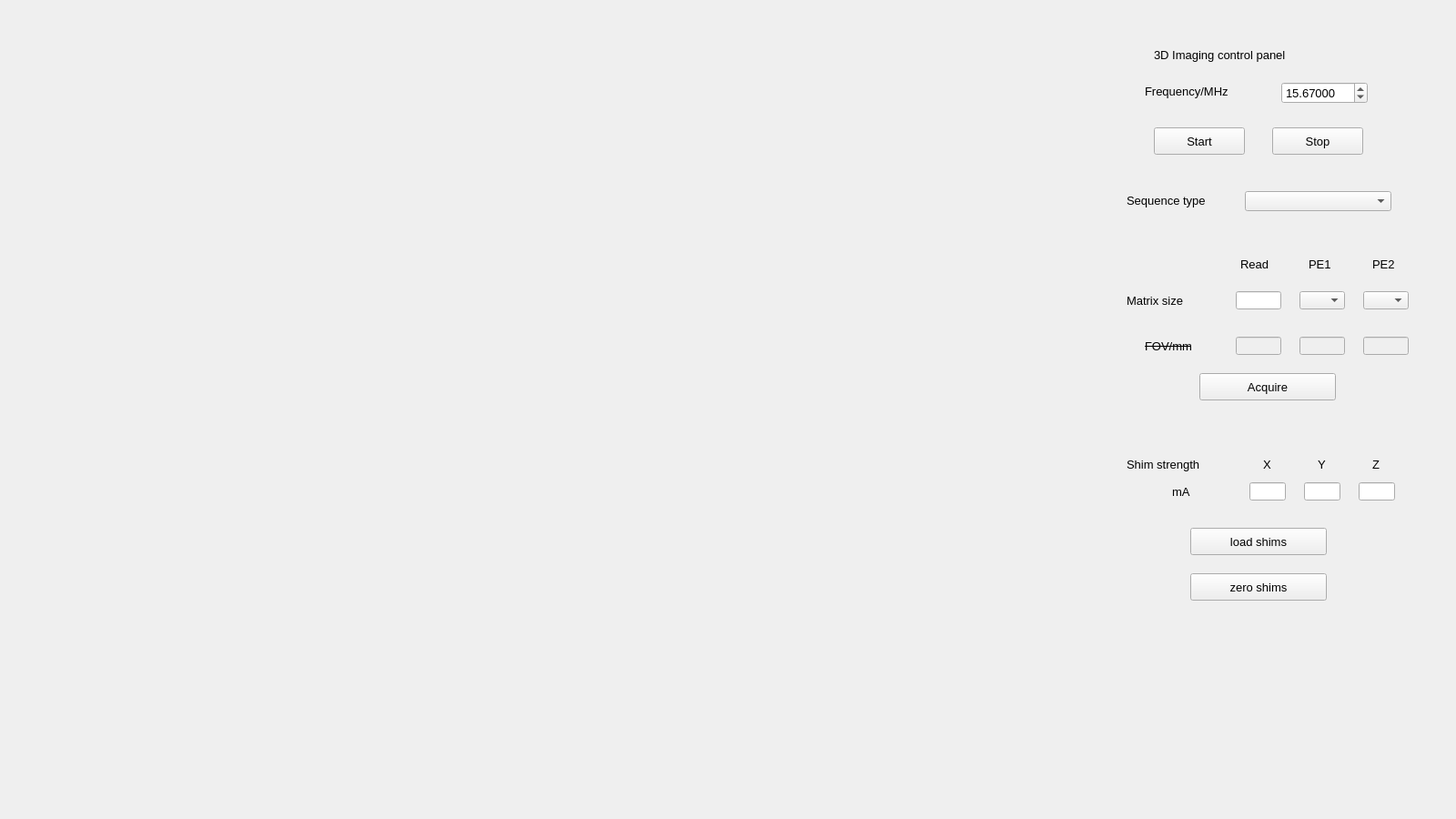
<?xml version="1.0" encoding="UTF-8"?>
<ui version="4.0">
 <class>mri_imag_Widget_1</class>
 <widget class="QWidget" name="mri_imag_Widget_1">
  <property name="geometry">
   <rect>
    <x>0</x>
    <y>0</y>
    <width>1600</width>
    <height>900</height>
   </rect>
  </property>
  <property name="windowTitle">
   <string>Imag</string>
  </property>
  <layout class="QHBoxLayout" name="horizontalLayout">
   <item>
    <widget class="QWidget" name="plotWidget" native="true">
     <property name="sizePolicy">
      <sizepolicy hsizetype="Expanding" vsizetype="Preferred">
       <horstretch>0</horstretch>
       <verstretch>0</verstretch>
      </sizepolicy>
     </property>
     <property name="minimumSize">
      <size>
       <width>0</width>
       <height>0</height>
      </size>
     </property>
     <layout class="QVBoxLayout" name="plotLayout"/>
    </widget>
   </item>
   <item>
    <widget class="QWidget" name="controlWidget" native="true">
     <property name="enabled">
      <bool>true</bool>
     </property>
     <property name="sizePolicy">
      <sizepolicy hsizetype="Preferred" vsizetype="Preferred">
       <horstretch>0</horstretch>
       <verstretch>0</verstretch>
      </sizepolicy>
     </property>
     <property name="minimumSize">
      <size>
       <width>400</width>
       <height>850</height>
      </size>
     </property>
     <property name="font">
      <font>
       <pointsize>10</pointsize>
      </font>
     </property>
     <layout class="QHBoxLayout" name="horizontalLayout_2">
      <item>
       <widget class="QWidget" name="widget" native="true">
        <widget class="QLabel" name="pe1">
         <property name="geometry">
          <rect>
           <x>240</x>
           <y>260</y>
           <width>31</width>
           <height>20</height>
          </rect>
         </property>
         <property name="text">
          <string>PE1</string>
         </property>
        </widget>
        <widget class="QComboBox" name="npe2">
         <property name="geometry">
          <rect>
           <x>300</x>
           <y>300</y>
           <width>50</width>
           <height>20</height>
          </rect>
         </property>
        </widget>
        <widget class="QLineEdit" name="shim_x">
         <property name="geometry">
          <rect>
           <x>175</x>
           <y>510</y>
           <width>40</width>
           <height>20</height>
          </rect>
         </property>
         <property name="text">
          <string/>
         </property>
         <property name="readOnly">
          <bool>true</bool>
         </property>
        </widget>
        <widget class="QLabel" name="freqLabel">
         <property name="geometry">
          <rect>
           <x>60</x>
           <y>70</y>
           <width>131</width>
           <height>20</height>
          </rect>
         </property>
         <property name="text">
          <string>Frequency/MHz</string>
         </property>
        </widget>
        <widget class="QLineEdit" name="FOV1">
         <property name="enabled">
          <bool>false</bool>
         </property>
         <property name="geometry">
          <rect>
           <x>160</x>
           <y>350</y>
           <width>50</width>
           <height>20</height>
          </rect>
         </property>
         <property name="text">
          <string/>
         </property>
        </widget>
        <widget class="QPushButton" name="acquireButton">
         <property name="geometry">
          <rect>
           <x>120</x>
           <y>390</y>
           <width>150</width>
           <height>30</height>
          </rect>
         </property>
         <property name="text">
          <string>Acquire</string>
         </property>
        </widget>
        <widget class="QPushButton" name="zeroShimButton">
         <property name="geometry">
          <rect>
           <x>110</x>
           <y>610</y>
           <width>150</width>
           <height>30</height>
          </rect>
         </property>
         <property name="text">
          <string>zero shims</string>
         </property>
        </widget>
        <widget class="QPushButton" name="startButton">
         <property name="geometry">
          <rect>
           <x>70</x>
           <y>120</y>
           <width>100</width>
           <height>30</height>
          </rect>
         </property>
         <property name="text">
          <string>Start</string>
         </property>
        </widget>
        <widget class="QLabel" name="matSizeLabel">
         <property name="geometry">
          <rect>
           <x>40</x>
           <y>300</y>
           <width>101</width>
           <height>20</height>
          </rect>
         </property>
         <property name="text">
          <string>Matrix size</string>
         </property>
        </widget>
        <widget class="QLineEdit" name="shim_y">
         <property name="geometry">
          <rect>
           <x>235</x>
           <y>510</y>
           <width>40</width>
           <height>20</height>
          </rect>
         </property>
         <property name="text">
          <string/>
         </property>
         <property name="readOnly">
          <bool>true</bool>
         </property>
        </widget>
        <widget class="QComboBox" name="npe">
         <property name="geometry">
          <rect>
           <x>230</x>
           <y>300</y>
           <width>50</width>
           <height>20</height>
          </rect>
         </property>
        </widget>
        <widget class="QLineEdit" name="FOV2">
         <property name="enabled">
          <bool>false</bool>
         </property>
         <property name="geometry">
          <rect>
           <x>230</x>
           <y>350</y>
           <width>50</width>
           <height>20</height>
          </rect>
         </property>
         <property name="text">
          <string/>
         </property>
        </widget>
        <widget class="QLabel" name="shimUnitLabel">
         <property name="geometry">
          <rect>
           <x>90</x>
           <y>510</y>
           <width>30</width>
           <height>20</height>
          </rect>
         </property>
         <property name="text">
          <string>mA</string>
         </property>
        </widget>
        <widget class="QLineEdit" name="size1">
         <property name="geometry">
          <rect>
           <x>160</x>
           <y>300</y>
           <width>50</width>
           <height>20</height>
          </rect>
         </property>
         <property name="text">
          <string/>
         </property>
         <property name="readOnly">
          <bool>true</bool>
         </property>
        </widget>
        <widget class="QLabel" name="shimLabel">
         <property name="geometry">
          <rect>
           <x>40</x>
           <y>480</y>
           <width>120</width>
           <height>20</height>
          </rect>
         </property>
         <property name="text">
          <string>Shim strength</string>
         </property>
        </widget>
        <widget class="QLabel" name="seqTypeLabel">
         <property name="geometry">
          <rect>
           <x>40</x>
           <y>190</y>
           <width>121</width>
           <height>20</height>
          </rect>
         </property>
         <property name="text">
          <string>Sequence type</string>
         </property>
        </widget>
        <widget class="QLabel" name="pe2">
         <property name="geometry">
          <rect>
           <x>310</x>
           <y>260</y>
           <width>31</width>
           <height>20</height>
          </rect>
         </property>
         <property name="text">
          <string>PE2</string>
         </property>
        </widget>
        <widget class="QPushButton" name="stopButton">
         <property name="geometry">
          <rect>
           <x>200</x>
           <y>120</y>
           <width>100</width>
           <height>30</height>
          </rect>
         </property>
         <property name="text">
          <string>Stop</string>
         </property>
        </widget>
        <widget class="QPushButton" name="loadShimButton">
         <property name="geometry">
          <rect>
           <x>110</x>
           <y>560</y>
           <width>150</width>
           <height>30</height>
          </rect>
         </property>
         <property name="text">
          <string>load shims</string>
         </property>
        </widget>
        <widget class="QLabel" name="ProjLabel">
         <property name="geometry">
          <rect>
           <x>70</x>
           <y>30</y>
           <width>221</width>
           <height>20</height>
          </rect>
         </property>
         <property name="text">
          <string>3D Imaging control panel</string>
         </property>
        </widget>
        <widget class="QLabel" name="FOVLabel">
         <property name="geometry">
          <rect>
           <x>60</x>
           <y>350</y>
           <width>61</width>
           <height>20</height>
          </rect>
         </property>
         <property name="font">
          <font>
           <strikeout>true</strikeout>
          </font>
         </property>
         <property name="text">
          <string>FOV/mm</string>
         </property>
        </widget>
        <widget class="QComboBox" name="seqType">
         <property name="geometry">
          <rect>
           <x>170</x>
           <y>190</y>
           <width>161</width>
           <height>22</height>
          </rect>
         </property>
        </widget>
        <widget class="QLineEdit" name="FOV3">
         <property name="enabled">
          <bool>false</bool>
         </property>
         <property name="geometry">
          <rect>
           <x>300</x>
           <y>350</y>
           <width>50</width>
           <height>20</height>
          </rect>
         </property>
         <property name="text">
          <string/>
         </property>
        </widget>
        <widget class="QLabel" name="shimLabel_x">
         <property name="geometry">
          <rect>
           <x>190</x>
           <y>480</y>
           <width>20</width>
           <height>20</height>
          </rect>
         </property>
         <property name="text">
          <string>X</string>
         </property>
        </widget>
        <widget class="QLabel" name="read">
         <property name="geometry">
          <rect>
           <x>165</x>
           <y>260</y>
           <width>41</width>
           <height>20</height>
          </rect>
         </property>
         <property name="text">
          <string>Read</string>
         </property>
        </widget>
        <widget class="QLineEdit" name="shim_z">
         <property name="geometry">
          <rect>
           <x>295</x>
           <y>510</y>
           <width>40</width>
           <height>20</height>
          </rect>
         </property>
         <property name="text">
          <string/>
         </property>
         <property name="readOnly">
          <bool>true</bool>
         </property>
        </widget>
        <widget class="QLabel" name="shimLabel_y">
         <property name="geometry">
          <rect>
           <x>250</x>
           <y>480</y>
           <width>20</width>
           <height>20</height>
          </rect>
         </property>
         <property name="text">
          <string>Y</string>
         </property>
        </widget>
        <widget class="QDoubleSpinBox" name="freqValue">
         <property name="geometry">
          <rect>
           <x>210</x>
           <y>70</y>
           <width>95</width>
           <height>24</height>
          </rect>
         </property>
         <property name="font">
          <font>
           <pointsize>10</pointsize>
          </font>
         </property>
         <property name="decimals">
          <number>5</number>
         </property>
         <property name="maximum">
          <double>60.000000000000000</double>
         </property>
         <property name="singleStep">
          <double>0.001000000000000</double>
         </property>
         <property name="value">
          <double>15.670000000000000</double>
         </property>
        </widget>
        <widget class="QLabel" name="shimLabel_z">
         <property name="geometry">
          <rect>
           <x>310</x>
           <y>480</y>
           <width>20</width>
           <height>20</height>
          </rect>
         </property>
         <property name="text">
          <string>Z</string>
         </property>
        </widget>
       </widget>
      </item>
     </layout>
    </widget>
   </item>
  </layout>
 </widget>
 <resources/>
 <connections/>
</ui>
